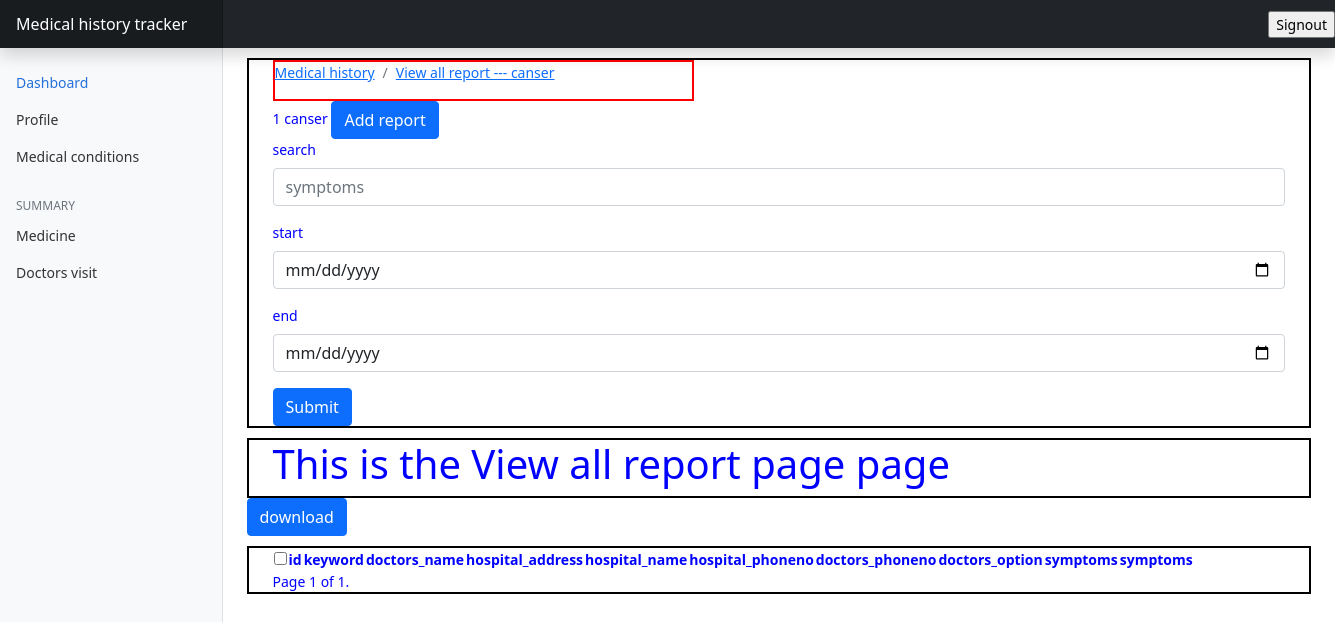
Page /medicalprofile/viewallmedicalreport/1/canser (signed in) on the earlier database version.
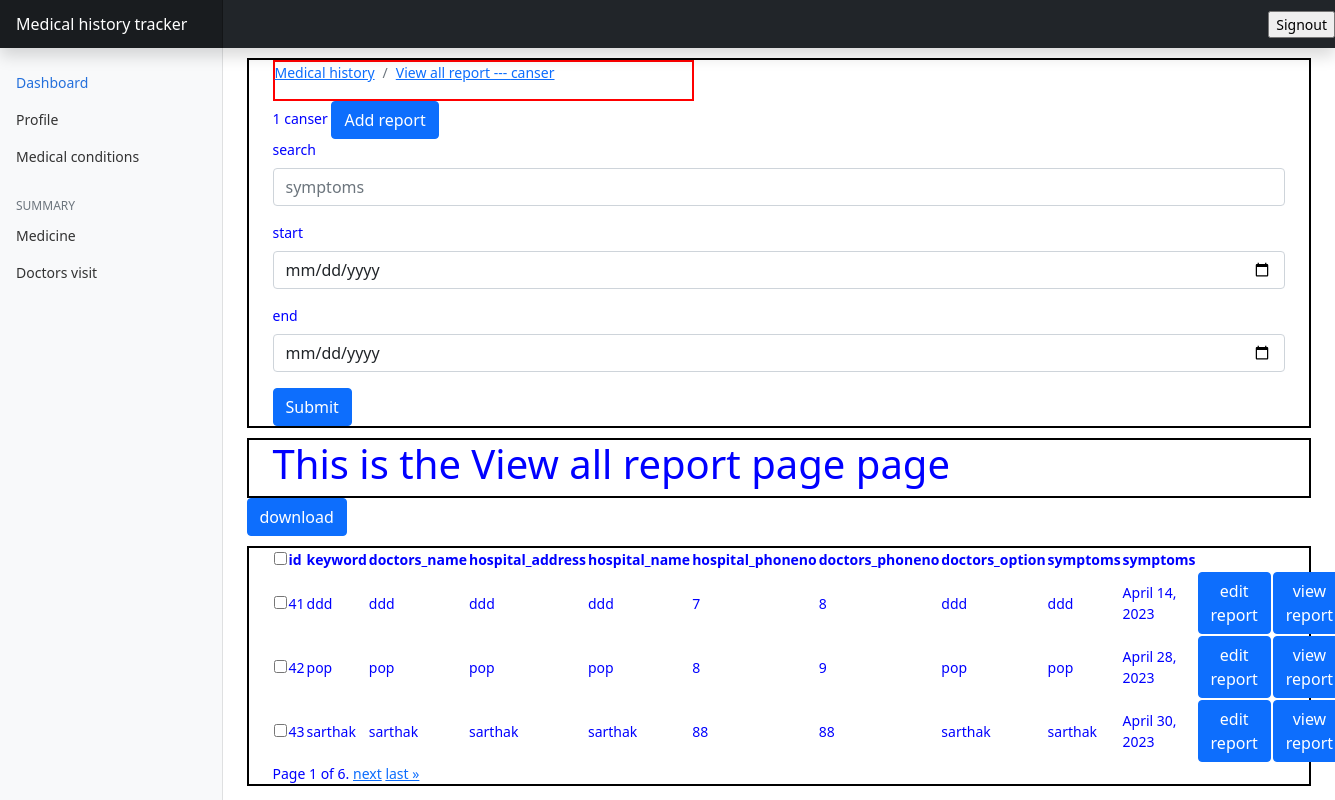
Same page on the later database version.
### user_medical_profile/models.py (models this page shows)
class Report(models.Model):
    user = models.ForeignKey(to=User,on_delete=models.CASCADE)
    medical_condition_id = models.ForeignKey(to=MedicalCondition,on_delete=models.CASCADE)
    keyword = models.CharField(max_length=255,blank=True,null=True)
    doctors_name = models.CharField(max_length=255,blank=True,null=True)
    hospital_name = models.CharField(max_length=255,blank=True,null=True)
    hospital_phoneno = models.IntegerField(blank=True, null=True  )
    doctors_phoneno = models.IntegerField(blank=True, null=True   )
    hospital_address = models.CharField(max_length=255,blank=True ,null=True)
    doctors_option = models.TextField(blank=True ,null=True)
    symptoms = models.TextField(blank=True ,null=True)
    body_part_effected = models.TextField(blank=True ,null=True)
    date_of_visit = models.DateField(default=now)
    prescription_img = models.ImageField(null=True , blank=True)
    def __str__(self):
        return f'{self.doctors_name}__'

### user_medical_profile/views.py (the view)
# urls.py: path('viewallmedicalreport/<int:medical_condition_id>/<str:medical_condition_name>',views.ViewAllReportView,name = 'viewallmedicalreport'),
def ViewAllReportView(request,medical_condition_id,medical_condition_name):
        print("i am in view all report ")
        report_list = Report.objects.filter(user_id = request.user ,medical_condition_id = medical_condition_id)
        p = Paginator(report_list, 3)
        page_num = request.GET.get('page',1)
        try:
                page = p.page(page_num)
        except EmptyPage:
                page = p.page(1)
        context = {
                'report_list':page,
                'medicalcondtionname':medical_condition_name,
                'medicalconditionid':medical_condition_id,
        }
        print(report_list)
        return render(request,'usermedicalprofile/reportprofile.html',context)

### templates/usermedicalprofile/reportprofile.html (shortened to what this page needs)
{% extends 'usermedicalprofile/base.html' %}
{% load static %}
{% block uppernav %}
<div class="container-fluid outercontainer" style=" margin: 2px solid red;">
    <div class="col-md-5">
        <div style=" border: 2px solid red;" >
           <nav aria-label="breadcrumb" >
               <ol class="breadcrumb">
                   <li class="breadcrumb-item"><a href="{% url 'usermedicaldashbaord' %}">Medical history </a></li>
                   <li class="breadcrumb-item"><a href="{% url 'usermedicaldashbaord' %}">View all report --- {{medicalcondtionname}}</a></li>
               </ol>
           </nav>
       </div>
   </div>
   <div class="col-md-3">
   {{medicalconditionid}}
   {{medicalcondtionname}}
      <a href="{% url 'addmedicalreport' medicalconditionid medicalcondtionname %}" class="btn btn-primary">
        Add report
      </a>
   </div>
   <form action="{% url 'viewallmedicalreport' medicalconditionid medicalcondtionname %}" enctype="multipart/form-data"  >
    <div class="mb-3">
      <label for="exampleInputPassword1" class="form-label">search</label>
      <input type="text" name="searchvalue" placeholder="symptoms" value="{{user_detail_list.address}}"
        class="form-control" id="firstname">
    </div>
    <div class="mb-3">
      <label for="exampleInputPassword1" class="form-label">start</label>
      <input type="date" name="start" placeholder="date of visit" value="{{user_detail_list.dob}}" class="form-control"
        id="firstname">
    </div>
    <div class="mb-3">
      <label for="exampleInputPassword1" class="form-label">end</label>
      <input type="date" name="end" placeholder="date of visit" value="{{user_detail_list.dob}}" class="form-control"
        id="firstname">
    </div>
   <button type="submit" class="btn btn-primary">Submit</button>
  </form>
</div>
{% endblock uppernav %}
{% block bodybox %}
  <div class="container-fluid outercontainer">
    <h1>This is the View all report page page</h1>
  </div>
  <a href="" class="btn btn-primary">
    download
  </a>
  <div class="container-fluid outercontainer">
    <table>
      <tr>
        <td> <input type="checkbox" id="vehicle1" name="vehicle1" value="Bike"></td>
        <th>id</th>
        <th>keyword</th>
        <th>doctors_name</th>
        <th>hospital_address</th>
        <th>hospital_name</th>
        <th>hospital_phoneno</th>
        <th>doctors_phoneno</th>
        <th>doctors_option</th>
        <th>symptoms</th>
        <th>symptoms</th>
      </tr>
        {% for reports in report_list %}
        <tr>
        <td> <input type="checkbox" id="vehicle1" name="vehicle1" value="Bike"></td>
        <td>{{reports.id}}</td>
        <td>{{reports.keyword}}</td>
        <td>{{reports.doctors_name}}</td>
        <td>{{reports.hospital_address}}</td>
        <td>{{reports.hospital_name}}</td>
        <td>{{reports.hospital_phoneno}}</td>
        <td>{{reports.doctors_phoneno}}</td>
        <td>{{reports.doctors_option}}</td>
        <td>{{reports.symptoms}}</td>
        <td>{{reports.date_of_visit}}</td>
        <td> <a href="{% url 'editmedicalreport' medicalconditionid medicalcondtionname reports.id%}" class="btn btn-primary">
          edit report
        </a>
        </td>
      <td>
        <a href="{% url 'viewmedicalreport' reports.id medicalcondtionname %}" class="btn btn-primary">
          view report
        </a>
      </td>
      </tr>
        {% endfor %}
    </table>
    <div class="pagination">
      <span class="step-links">
          <span class="current">
              Page {{ report_list.number }} of {{ report_list.paginator.num_pages }}.
          </span>
          {% if report_list.has_next %}
              <a href="?page={{ report_list.next_page_number }}">next</a>
              <a href="?page={{ report_list.paginator.num_pages }}">last &raquo;</a>
          {% endif %}
      </span>
  </div>
  </div>
  <link href="{% static 'css/dashboard/dashbaord.css' %}" rel="stylesheet">
  {% endblock bodybox %}

### templates/usermedicalprofile/base.html (shortened to what this page needs)
{% load static %}
<!doctype html>
<html lang="en">
  <head>
<link href="{% static 'css/base/bootstrap.min.css' %}" rel="stylesheet">
<link href="{% static 'css/base/main.css' %}" rel="stylesheet">
    <link href="{% static 'css/base/dashboard.css' %}" rel="stylesheet">
  </head>
  <body>
<header class="navbar navbar-dark sticky-top bg-dark flex-md-nowrap p-0 shadow">
  <a class="navbar-brand col-md-3 col-lg-2 me-0 px-3" href="#">Medical history tracker</a>
  <div class="navbar-nav">
    <div class="nav-item text-nowrap">
      <form action="{% url 'logout' %}" method="post">
        <input type="submit" value="Signout" />
      </form>
    </div>
  </div>
</header>
<div class="container-fluid">
  <div class="row">
    <main class="col-md-9 ms-sm-auto col-lg-10 px-md-4">
      <div class="container-fluid" >
        {% include "components/sidebar.html" %}
      </div>
      {% block uppernav %}
      {% endblock uppernav %}
      {% block bodybox %}
      {% endblock bodybox %}
    </main>
  </div>
</div>
      <link href="{% static 'js/base/dashboard.js' %}" rel="stylesheet">
  </body>
</html>

### templates/components/sidebar.html (shortened to what this page needs)
{% load static %}
<nav id="sidebarMenu" class="col-md-3 col-lg-2 d-md-block bg-light sidebar collapse">
    <div class="position-sticky pt-3">
      <ul class="nav flex-column">
        <li class="nav-item">
          <a class="nav-link active" aria-current="page" href="{% url 'dashboard' %}">
            Dashboard
          </a>
        </li>
        <li class="nav-item">
          <a class="nav-link" href="{% url 'profile' %}">
            Profile
          </a>
        </li>
        <li class="nav-item">
          <a class="nav-link" href="{% url 'usermedicaldashbaord' %}">
            Medical conditions
          </a>
        </li>
      </ul>
      <h6 class="sidebar-heading d-flex justify-content-between align-items-center px-3 mt-4 mb-1 text-muted">
        <span>Summary</span>
      </h6>
      <ul class="nav flex-column mb-2">
        <li class="nav-item">
          <a class="nav-link" href="#">
            Medicine
          </a>
        </li>
        <li class="nav-item">
          <a class="nav-link" href="#">
            Doctors visit
          </a>
        </li>
      </ul>
    </div>
  </nav>

### static/css/base/dashboard.css (style rules this page uses)
body { font-size: .875rem; }
.sidebar { position: fixed; top: 0; bottom: 0; left: 0; z-index: 100; padding: 48px 0 0; box-shadow: inset -1px 0 0 rgba(0, 0, 0, .1); }
.sidebar .nav-link { font-weight: 500; color: #333; }
.sidebar .nav-link.active { color: #2470dc; }
.sidebar-heading { font-size: .75rem; text-transform: uppercase; }
.navbar-brand { padding-top: .75rem; padding-bottom: .75rem; font-size: 1rem; background-color: rgba(0, 0, 0, .25); box-shadow: inset -1px 0 0 rgba(0, 0, 0, .25); }

### static/css/dashboard/dashbaord.css (style rules this page uses)
.outercontainer { color:blue; border: 2px solid black; margin-top: 10px; }

Differences in the rows shown:
added Report: id "41", keyword "ddd", doctors_name "ddd", hospital_address "ddd", hospital_name "ddd", hospital_phoneno "7", doctors_phoneno "8", doctors_option "ddd", symptoms "ddd", date_of_visit "April 14, 2023"
added Report: id "42", keyword "pop", doctors_name "pop", hospital_address "pop", hospital_name "pop", hospital_phoneno "8", doctors_phoneno "9", doctors_option "pop", symptoms "pop", date_of_visit "April 28, 2023"
added Report: id "43", keyword "sarthak", doctors_name "sarthak", hospital_address "sarthak", hospital_name "sarthak", hospital_phoneno "88", doctors_phoneno "88", doctors_option "sarthak", symptoms "sarthak", date_of_visit "April 30, 2023"
Other differences:
{{ report_list.paginator.num_pages }}: "1" → "6"
text now shown: "next last »"
